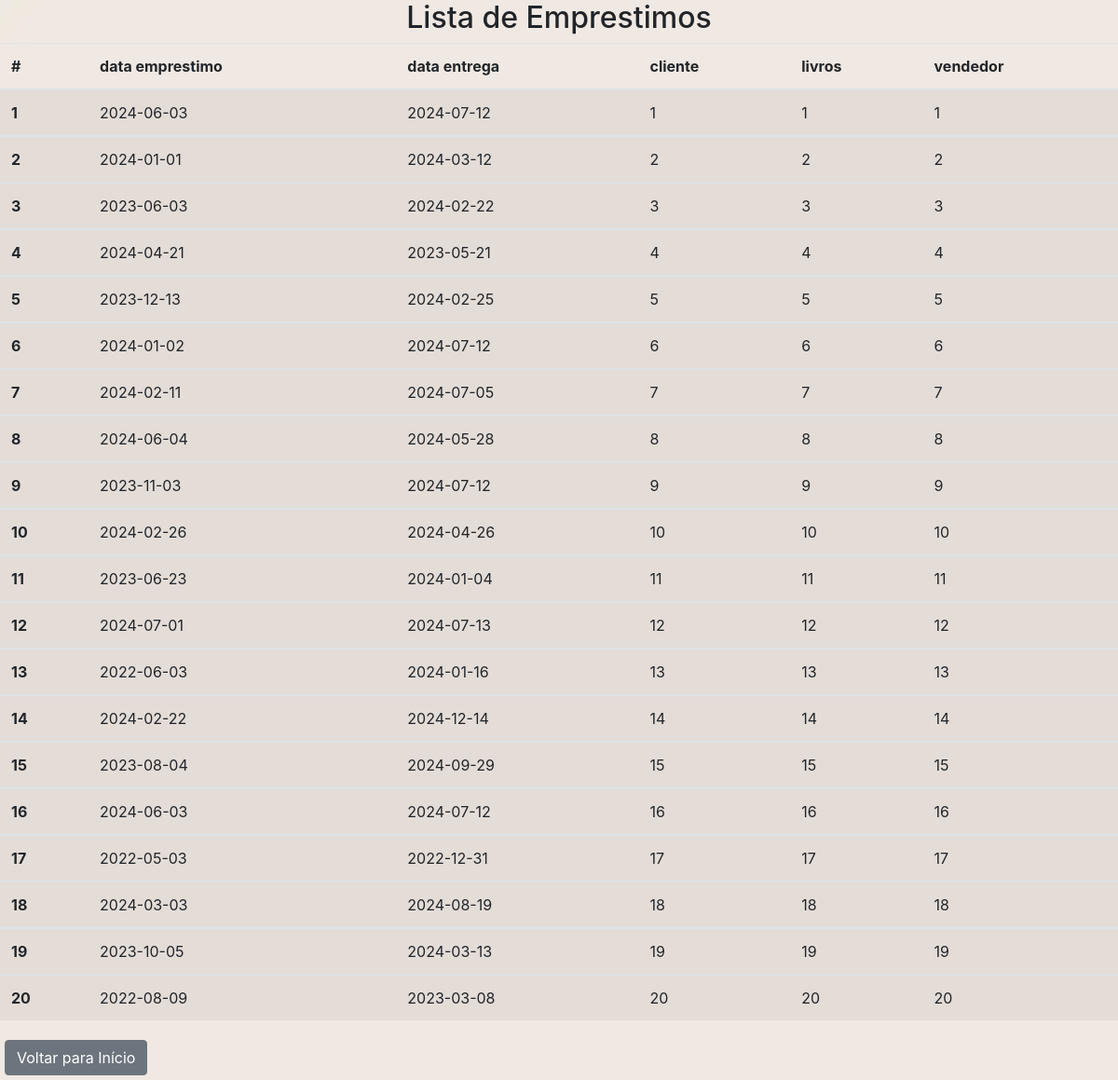
The page /listarEmprestimo.php on the database its author committed.
### tables this page shows
CREATE TABLE IF NOT EXISTS `emprestimo` (
  `idemprestimo` INT NOT NULL AUTO_INCREMENT,
  `data_emprestimo` DATE NOT NULL,
  `data_entrega` DATE NOT NULL,
  `cliente_idcliente` INT NOT NULL,
  `livro_idlivro` INT NOT NULL,
  `vendedor_idvendedor` INT NOT NULL,
  PRIMARY KEY (`idemprestimo`),
  INDEX `fk_emprestimo_cliente_idx` (`cliente_idcliente` ASC) VISIBLE,
  INDEX `fk_emprestimo_livro1_idx` (`livro_idlivro` ASC) VISIBLE,
  INDEX `fk_emprestimo_vendedor1_idx` (`vendedor_idvendedor` ASC) VISIBLE,
  CONSTRAINT `fk_emprestimo_cliente`
    FOREIGN KEY (`cliente_idcliente`)
    REFERENCES `cliente` (`idcliente`)
    ON DELETE NO ACTION
    ON UPDATE NO ACTION,
  CONSTRAINT `fk_emprestimo_livro1`
    FOREIGN KEY (`livro_idlivro`)
    REFERENCES `livro` (`idlivro`)
    ON DELETE NO ACTION
    ON UPDATE NO ACTION,
  CONSTRAINT `fk_emprestimo_vendedor1`
    FOREIGN KEY (`vendedor_idvendedor`)
    REFERENCES `vendedor` (`idvendedor`)
    ON DELETE NO ACTION
    ON UPDATE NO ACTION);

### public/listarEmprestimo.php (the view, shortened to what this page needs)
<!DOCTYPE html>
<html lang="en">
<head>
    <link rel="stylesheet" href="./css/bootstrap.css">
    <link rel = "stylesheet" href="./css/estilo.css">
</head>
<body class="listar">
    <h2>Lista de Emprestimos</h2>
    <table class="table table-striped">
        <thead>
            <tr>
                <th scope="col">#</th>
                <th scope="col">data emprestimo</th>
                <th scope="col">data entrega</th>
                <th scope="col">cliente</th>
                <th scope="col">livros</th>
                <th scope="col">vendedor</th>
            </tr>
        </thead>
        <?php
        require_once "../controle/conexao.php";
        $sql = "SELECT * FROM emprestimo";
        $resultados = mysqli_query($conexao, $sql);
        $i = 0;
        while ($linha = mysqli_fetch_array($resultados)) {
            $i++;
            $data = $linha['data_emprestimo'];
            $emprestimo = $linha['data_entrega'];
            $cliente = $linha['cliente_idcliente'];
            $livro = $linha['livro_idlivro'];
            $vendedor = $linha['vendedor_idvendedor'];
            echo "<tbody>";
            echo "<tr>";
            echo "<th scope='row'>$i</th>";
            echo "<td>$data</td>";
            echo "<td>$emprestimo</td>";
            echo "<td>$cliente</td>";
            echo "<td>$livro</td>";
            echo "<td>$vendedor</td>";
            echo "</tr>";
            echo "</tbody>";
        }
        ?>
    </table>
    <a href="home.html" class="btn btn-secondary float-start">Voltar para Início</a>
</body>
</html>

### public/css/estilo.css (style rules this page uses)
body { background-image: url('../assets/wallpaper.jpg'); background-size: cover; max-width: 100%; }
a { margin: 5px; }
h2 { text-align: center; }
.listar { background-image: url('/wallpaperinfinito.jpg'); background-size: cover; max-width: 100%; }

### rows shown on the page
emprestimo: data_emprestimo "2024-06-03", data_entrega "2024-07-12", cliente_idcliente "1", livro_idlivro "1", vendedor_idvendedor "1"
emprestimo: data_emprestimo "2024-01-01", data_entrega "2024-03-12", cliente_idcliente "2", livro_idlivro "2", vendedor_idvendedor "2"
emprestimo: data_emprestimo "2023-06-03", data_entrega "2024-02-22", cliente_idcliente "3", livro_idlivro "3", vendedor_idvendedor "3"
emprestimo: data_emprestimo "2024-04-21", data_entrega "2023-05-21", cliente_idcliente "4", livro_idlivro "4", vendedor_idvendedor "4"
emprestimo: data_emprestimo "2023-12-13", data_entrega "2024-02-25", cliente_idcliente "5", livro_idlivro "5", vendedor_idvendedor "5"
emprestimo: data_emprestimo "2024-01-02", data_entrega "2024-07-12", cliente_idcliente "6", livro_idlivro "6", vendedor_idvendedor "6"
emprestimo: data_emprestimo "2024-02-11", data_entrega "2024-07-05", cliente_idcliente "7", livro_idlivro "7", vendedor_idvendedor "7"
emprestimo: data_emprestimo "2024-06-04", data_entrega "2024-05-28", cliente_idcliente "8", livro_idlivro "8", vendedor_idvendedor "8"
emprestimo: data_emprestimo "2023-11-03", data_entrega "2024-07-12", cliente_idcliente "9", livro_idlivro "9", vendedor_idvendedor "9"
emprestimo: data_emprestimo "2024-02-26", data_entrega "2024-04-26", cliente_idcliente "10", livro_idlivro "10", vendedor_idvendedor "10"
emprestimo: data_emprestimo "2023-06-23", data_entrega "2024-01-04", cliente_idcliente "11", livro_idlivro "11", vendedor_idvendedor "11"
emprestimo: data_emprestimo "2024-07-01", data_entrega "2024-07-13", cliente_idcliente "12", livro_idlivro "12", vendedor_idvendedor "12"
emprestimo: data_emprestimo "2022-06-03", data_entrega "2024-01-16", cliente_idcliente "13", livro_idlivro "13", vendedor_idvendedor "13"
emprestimo: data_emprestimo "2024-02-22", data_entrega "2024-12-14", cliente_idcliente "14", livro_idlivro "14", vendedor_idvendedor "14"
emprestimo: data_emprestimo "2023-08-04", data_entrega "2024-09-29", cliente_idcliente "15", livro_idlivro "15", vendedor_idvendedor "15"
emprestimo: data_emprestimo "2024-06-03", data_entrega "2024-07-12", cliente_idcliente "16", livro_idlivro "16", vendedor_idvendedor "16"
emprestimo: data_emprestimo "2022-05-03", data_entrega "2022-12-31", cliente_idcliente "17", livro_idlivro "17", vendedor_idvendedor "17"
emprestimo: data_emprestimo "2024-03-03", data_entrega "2024-08-19", cliente_idcliente "18", livro_idlivro "18", vendedor_idvendedor "18"
emprestimo: data_emprestimo "2023-10-05", data_entrega "2024-03-13", cliente_idcliente "19", livro_idlivro "19", vendedor_idvendedor "19"
emprestimo: data_emprestimo "2022-08-09", data_entrega "2023-03-08", cliente_idcliente "20", livro_idlivro "20", vendedor_idvendedor "20"
